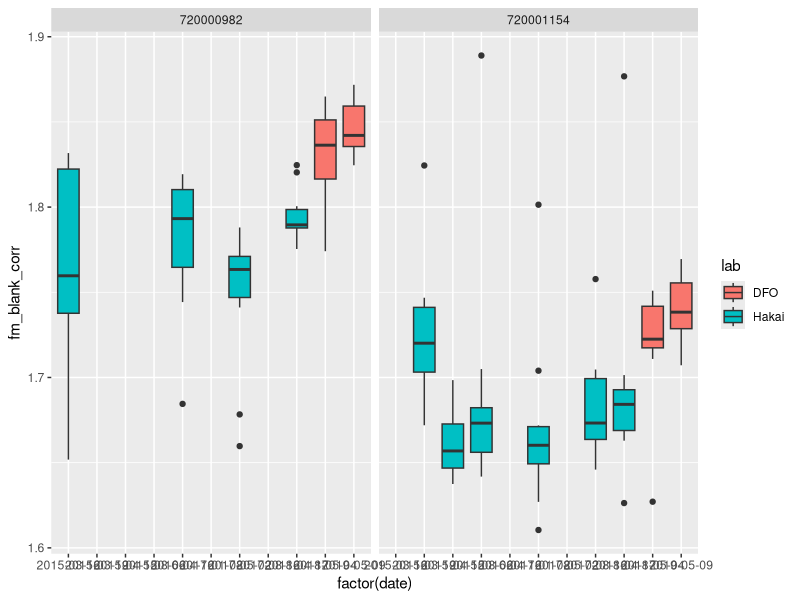
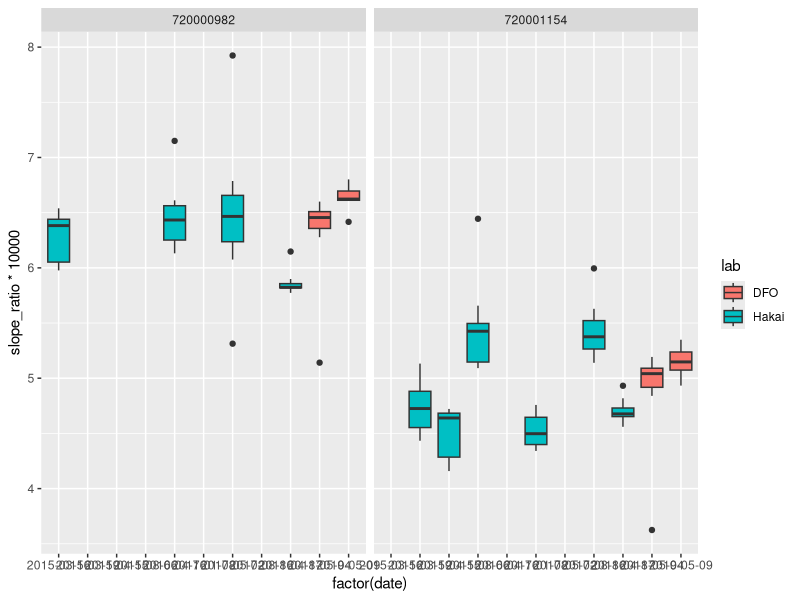
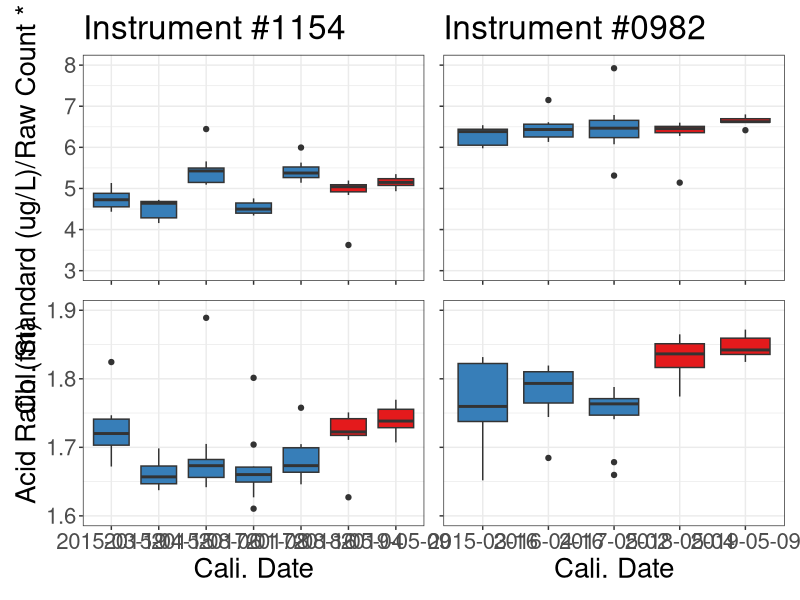

Write R code to recreate these figures, in order. (Note: this script raises an error after producing the figures.)
## ---- chunk 1
#Load packages
library(tidyverse)
library(readxl)
library(here)
library(broom)
library(patchwork)
## ---- chunk 2
#Upload calibration sheet
cali <- read_xlsx(here("files", "instrument_calibrations.xlsx"))
## ---- chunk 3
#Trying to calculate information here to see if it lines up with what I did in Excel

#Subtracting the blank before acid  value from the raw before acid value. Renaming using convention rb as "raw before acid" and ra as "raw after acid"
cali_manip <- cali %>% 
  mutate(rb_blank_corr = `Raw Before Acid` - `Blank Before Acid`)
         
#Since a blank after acid value was only available for later calibrations, I subtract the blank before acid values when not available and blank after acid value when it is available         
cali_manip <- cali_manip %>% 
  mutate(`Blank After Acid` = coalesce(`Blank After Acid`, 0)) %>% 
  mutate(ra_blank_corr = case_when(`Blank After Acid` == 0  ~ `Raw After Acid` - `Blank Before Acid`,
                          `Blank After Acid` > 0  ~ `Raw After Acid` - `Blank After Acid`))

#Calculating the acid ratio (FM) and making sure it is the same as those calculated in excel.                      
cali_manip <- cali_manip %>%
  mutate(fm_blank_corr = rb_blank_corr/ra_blank_corr,
         fm_comp = fm_blank_corr - `FM (Blank Subtracted)`)

#Flagging fm that fall outside of the expected range, these should not be used for deriving calibration values. The low values generally occur as a result of standard concentrations that were too low. It also seems like slight acid contaimination may have been an issue for the Hakai calibrations. It is unclear why very high fm values occured.
cali_manip <- cali_manip %>% 
  mutate(fm_flag = case_when(fm_blank_corr < 1.60 | fm_blank_corr > 1.90 ~ "SVC",
                             fm_blank_corr > 1.60 & fm_blank_corr <1.90 ~ "AV"))


#Removing columns I don't need -  Should Really add the slope I derived in excel and that is currently applied to the data on the portal.
cali_manip <- cali_manip %>% 
  select(date = Date, flu_num = `Fluorometer #`, 
         chl_std_conc = `chl standard concentration`, bb = `Blank Before Acid`,
         ba = `Blank After Acid`, rb = `Raw Before Acid`, ra = `Raw After Acid`,
         rb_blank_corr:fm_blank_corr, fm_flag, 
         excel_chl = `Calc. Chl`, excel_phaeo = `Calc. Phaeo`, lab)

#Calculating ratio of raw count to chl standard to investigate variability in slope
cali_manip <- cali_manip %>% 
  mutate(slope_ratio = chl_std_conc/rb_blank_corr)

## ---- chunk 4

cali_manip %>% 
  filter(fm_flag == "AV") %>% 
  ggplot(aes(factor(date), fm_blank_corr, fill = lab)) +
  geom_boxplot() +
  facet_wrap(~ factor(flu_num))

cali_manip %>% 
  filter(fm_flag == "AV") %>% 
  ggplot(aes(factor(date), slope_ratio*10000, fill = lab)) +
  geom_boxplot() +
  facet_wrap(~ factor(flu_num))

## ---- chunk 5
p1 <- cali_manip %>% 
  filter(fm_flag == "AV" & flu_num == 720001154 & !as.character(date) == "2018-04-17") %>% 
  ggplot(aes(factor(date), slope_ratio*10000, fill = lab)) +
  geom_boxplot() +
  theme_bw() +
  ylim(3, 8) +
  labs(title = "Instrument #1154",
       y = "Chl. Standard (ug/L)/Raw Count * 10000",
       x = "Cali. Date") +
  scale_fill_brewer(palette = "Set1") +
  theme(legend.position = "none",
        axis.title.x = element_blank(),
        axis.text.x = element_blank(),
        text = element_text(size = 20)) 

p2 <- cali_manip %>% 
  filter(fm_flag == "AV" & flu_num == 720000982 & !as.character(date) == "2018-04-17") %>% 
  ggplot(aes(factor(date), slope_ratio*10000, fill = lab)) +
  geom_boxplot() +
  theme_bw() +
  ylim(3, 8) +
  labs(title = "Instrument #0982",
       x = "Cali. Date") +
  scale_fill_brewer(palette = "Set1", name = "Cali. Lab") +
  theme(legend.position = "none",
        axis.title.y = element_blank(),
        axis.text.y = element_blank(),
        axis.title.x = element_blank(),
        axis.text.x = element_blank(),
        text = element_text(size = 20)) 

p3 <- cali_manip %>% 
  filter(fm_flag == "AV" & flu_num == 720001154 & !as.character(date) == "2018-04-17") %>%
  ggplot(aes(factor(date), fm_blank_corr, fill = lab)) +
  geom_boxplot() +
  theme_bw() +
  ylim(1.6, 1.9) +
  labs(y = "Acid Ratio (fm)",
       x = "Cali. Date") +
  scale_fill_brewer(palette = "Set1") +
  theme(legend.position = "none",
        text = element_text(size = 20)) 
  

p4 <- cali_manip %>% 
  filter(fm_flag == "AV" & flu_num == 720000982 & !as.character(date) == "2018-04-17") %>% 
  ggplot(aes(factor(date), fm_blank_corr, fill = lab)) +
  geom_boxplot() +
  theme_bw() +
  ylim(1.6, 1.9) +
  ylim(1.6, 1.9) +
  labs(y = "Acid Ratio (fm)",
       x = "Cali. Date") +
  scale_fill_brewer(palette = "Set1") +
  theme(legend.position = "none",
        axis.title.y = element_blank(),
        axis.text.y = element_blank(),
        text = element_text(size = 20)) 
  
fig <- p1 + p2 + p3 + p4

ggsave(here("figures", "slope_fm_compare.png"), fig , width=16, height=15, dpi=300)
## ---- chunk 6
#Testing linear model statistics
fitted_models <- cali_manip %>% 
  group_by(Date, `flu_num`) %>% 
  do(tidy(lm(`chl standard concentration` ~ 0 + `Raw Before Acid`, data = .))) %>% 
  ungroup() 
## ---- chunk 7
p1 <- cali %>% 
  filter(`Fluorometer #` == "720000982" & !as.character(Date) == "2018-04-17") %>% 
  ggplot(aes(`Raw Before Acid`, `chl standard concentration`)) +
  geom_point(aes(fill = factor(Date)), size = 3, pch = 21, color = "black", 
             stroke = 1) +
  stat_smooth(aes(color = factor(Date)), method = "lm", formula = y ~ x - 1,
              se = FALSE, fullrange = T) +
  scale_x_continuous(expand = c(0, 0), limits=c(0,550000)) +
  scale_y_continuous(expand = c(0, 0), limits=c(-50,320)) +
  coord_cartesian(xlim=c(0,550000), ylim=c(0,320)) +
  scale_fill_brewer(palette = "Dark2", name = "Cali. Date") +
  scale_color_brewer(palette = "Dark2", name = "Cali. Date") +
  labs(x = "Instrument Raw #",
       y = "Chl. Stand. Conc. (ug/L)",
       title = "Instrument # 0982") +
  theme_bw() +
  theme(legend.position = c(0.83, 0.16),
        text = element_text(size = 20)) 

p2 <- cali %>% 
  filter(`Fluorometer #` == "720001154" & !as.character(Date) == "2018-04-17") %>% 
  ggplot(aes(`Raw Before Acid`, `chl standard concentration`)) +
  geom_point(aes(fill = factor(Date)), size = 3, pch = 21, color = "black",
             stroke = 1) +
  stat_smooth(aes(color = factor(Date)), method = "lm", formula = y ~ x - 1,
              se = FALSE, fullrange = T) +
  scale_x_continuous(expand = c(0, 0), limits=c(0,550000)) +
  scale_y_continuous(expand = c(0, 0), limits=c(-50,320)) +
  coord_cartesian(xlim=c(0,550000), ylim=c(0,320)) +
  scale_fill_brewer(palette = "Dark2", name = "Cali. Date") +
  scale_color_brewer(palette = "Dark2", name = "Cali. Date") +
  labs(x = "Instrument Raw #",
       y = "Chl. Stand. Conc. (ug/L)",
       title = "Instrument # 1154") +
  theme_bw() +
  theme(legend.position = c(0.83, 0.19),
        axis.title.y = element_blank(),
        # axis.text.y = element_blank(),
        text = element_text(size = 20))

fig <- p1+p2

ggsave(here("figures", "Calibration_compare.png"),fig, width=14, height=7.5, dpi=300)
